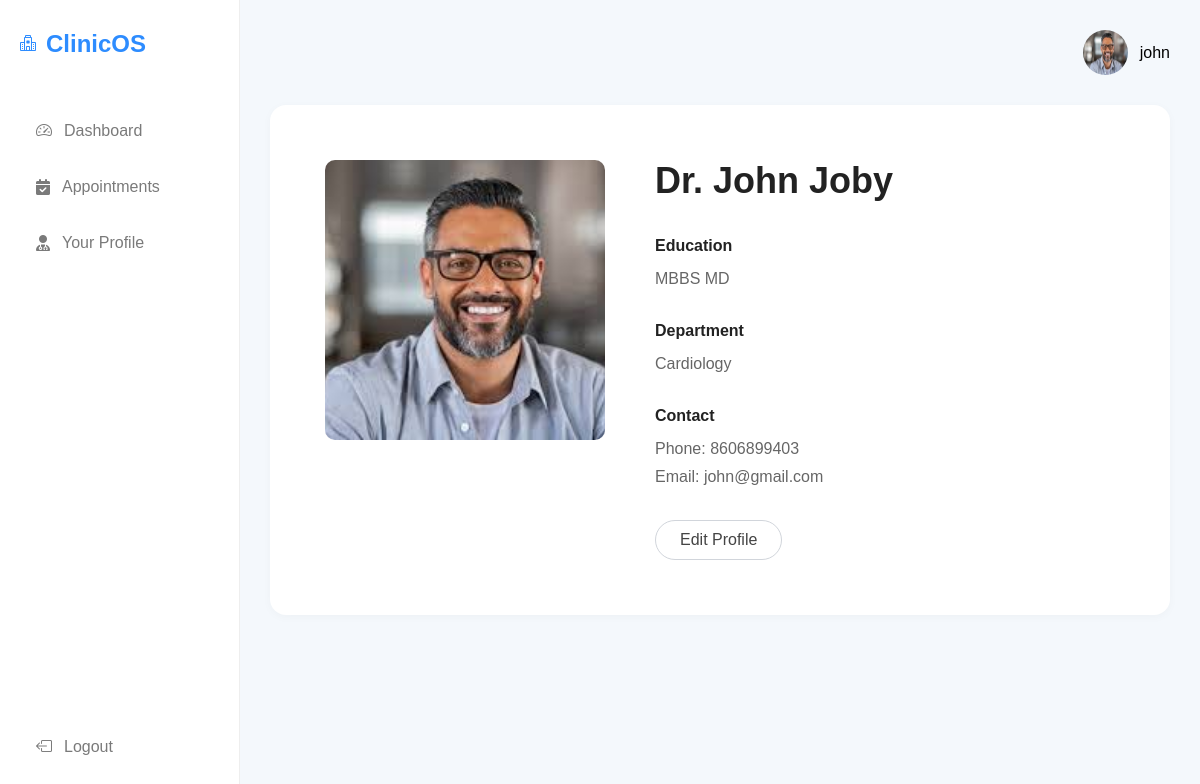
Before: /doctor/profile/ (signed in) with the older database file.
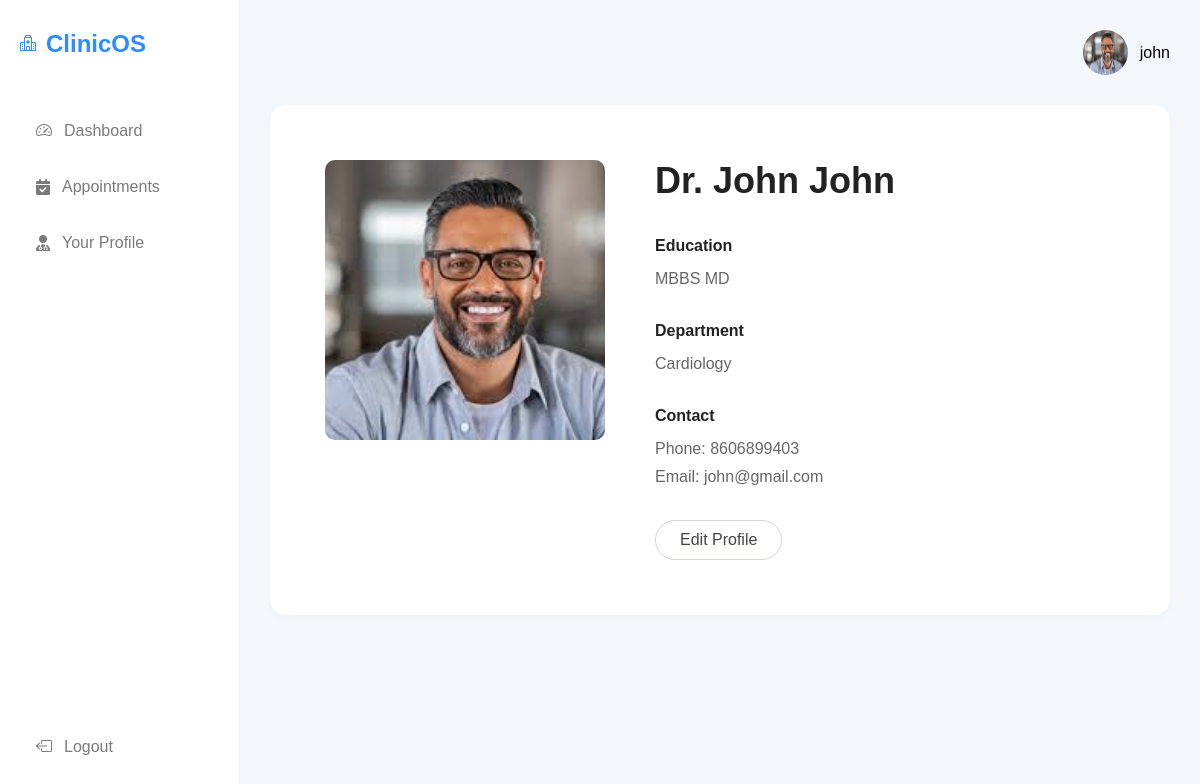
After: the same page with the newer database file.
### managementsystem/models.py (models this page shows, shortened)
class Doctor(models.Model):
    user = models.OneToOneField(CustomUser,on_delete=models.CASCADE)
    phone = models.CharField(max_length=15, blank=True, null=True)
    department = models.CharField(max_length=100)
    education = models.TextField(default='MBBS')
    photo = models.ImageField(upload_to='doctors',default='default/default.png')

class CustomUser(AbstractUser):
    ROLE_CHOICES = (
        ('admin', 'Admin'),
        ('doctor', 'Doctor'),
        ('patient', 'Patient'),
    )
    role = models.CharField(max_length=20, choices=ROLE_CHOICES,default='patient')

### managementsystem/views/doctor_views.py (the view)
# urls.py: path('profile/', doctor_profile,name='doctor_profile'),
@login_required
def doctor_profile(request):
    doctor = Doctor.objects.get(user=request.user)
    context = {
        'doctor': doctor,
    }
    return render(request, 'doctor/profile.html', context)

### managementsystem/templates/doctor/profile.html
{% extends 'doctor/base.html' %}
{% load static %}
{% block style %}
<link rel="stylesheet" href="{% static 'css/doctor_profile.css' %}">
{% endblock %}
{%block profile%}
        <div class="profile">
            <img src="{{request.user.doctor.photo.url}}" alt=""style="width:45px;height:45px;border-radius:50%;">
            <span>{{request.user.username}}</span>
        </div>
{%endblock%}
{% block content %}
    {% include 'includes/_doctor_details.html' %}
{% endblock %}

### managementsystem/templates/includes/_doctor_details.html
<div class="profile-container">
    <div class="profile-card">
        <div class="profile-content">
            <div class="profile-image">
                <img src="{{ doctor.photo.url }}" alt="Doctor">
            </div>
            <div class="profile-details">
                <h2 class="profile-title">Dr. {{ doctor.user.get_full_name }}</h2>
                <div class="detail-section">
                    <h5>Education</h5>
                    <p>{{ doctor.education }}</p>
                </div>
                <div class="detail-section">
                    <h5>Department</h5>
                    <p>{{ doctor.department }}</p>
                </div>
                <div class="detail-section">
                    <h5>Contact</h5>
                    <p>Phone: {{ doctor.phone }}</p>
                    <p>Email: {{ doctor.user.email }}</p>
                </div>
                {% if request.user.role == 'admin' %}
                <a href="{% url 'edit_doctor' doctor.id %}" class="edit-btn">
                    Edit Profile
                </a>
                {% elif request.user.role == 'doctor' %}
                <a href="{% url 'doctor_edit_profile' doctor.id %}" class="edit-btn">
                    Edit Profile
                </a>
                {% endif %}
            </div>
        </div>
    </div>
</div>

Changed rows visible on the page:
changed through a linked row, Doctor "MBBS MD": user.get_full_name "John Joby" → "John John"
